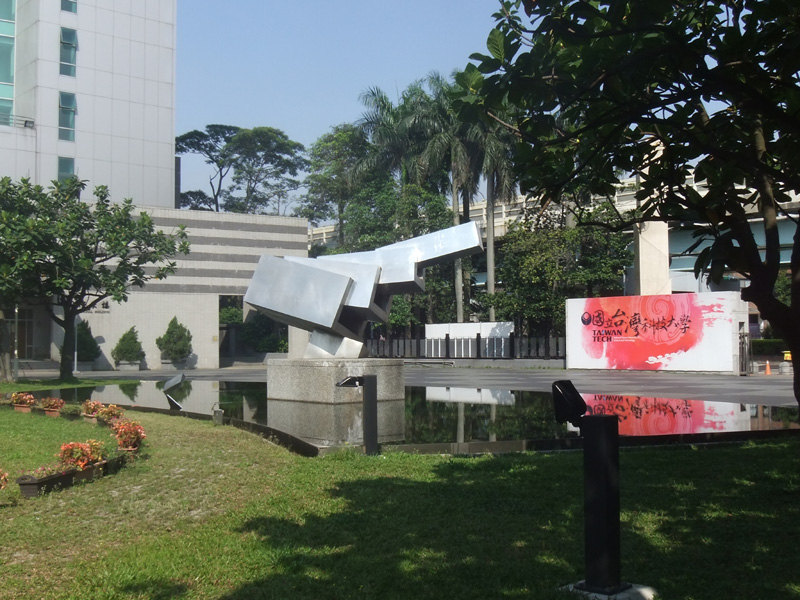
#> input picture practice2/data/ntust.jpg, 800 x 600 px
$ python main.py
#> lines starting #> are read from the running program, lines starting #| are printed output that depends on the picture
'''OpenCV基本應用'''
#載入相關套件模組
import cv2
import numpy as np

path = "data/ntust.jpg"	#圖片路徑
buttonDown= False #滑鼠左鍵是否按下(全域變數)

## 自定義滑鼠回應函式
def onMouse(event, x, y, flags, param):

	#如果滑鼠左鍵按下
	if event == cv2.EVENT_LBUTTONDOWN:
		global buttonDown
		#buttonDown設為 True
		buttonDown = True
	#如果滑鼠移動
	if event == cv2.EVENT_MOUSEMOVE:
		#如果按鈕按下
		if buttonDown:
			#在(x,y)位置繪製半徑6px的圓形點
			cv2.circle(im1, (x,y), 6, (0, 255, 255), -1)	#BGR
            #顯示影像
			cv2.imshow("draw", im1)
	#如果滑鼠左鍵彈起
	if event == cv2.EVENT_LBUTTONUP:
		#buttonDown設為 False
		buttonDown = False
	#如果按下滑鼠右鍵
	if event == cv2.EVENT_RBUTTONUP:
		#將視窗刪除
		cv2.destroyAllWindows()


#    event: EVENT_LBUTTONDOWN,   EVENT_RBUTTONDOWN,   EVENT_MBUTTONDOWN,
#         EVENT_LBUTTONUP,     EVENT_RBUTTONUP,     EVENT_MBUTTONUP,
#         EVENT_LBUTTONDBLCLK, EVENT_RBUTTONDBLCLK, EVENT_MBUTTONDBLCLK,
#         EVENT_MOUSEMOVE:

#    flags: EVENT_FLAG_CTRLKEY, EVENT_FLAG_SHIFTKEY, EVENT_FLAG_ALTKEY,
#         EVENT_FLAG_LBUTTON, EVENT_FLAG_RBUTTON,  EVENT_FLAG_MBUTTON

## 自定義滑桿回應函式
def onTrackbar(pos):
	#讀取sliders的資料
	slider1 = cv2.getTrackbarPos("weight", "fusion")
	slider2 = cv2.getTrackbarPos("size", "fusion")
	slider3 = cv2.getTrackbarPos("negative", "fusion")
    #注意slider2不得等於0
	if slider2 == 0: slider2 = 1
	#算出im2的寬高
	rows, columns = im2.shape[:2]
	#讓im1縮小成im2的寬高，縮小後稱為im3
	im3 = cv2.resize(im1, (columns, rows), interpolation=cv2.INTER_LINEAR)
	#建立跟im2一樣大的黑影像im4
	im4 = np.zeros((rows, columns, 3))
	#將im3按slider2(調整size)的比例縮小。縮小後的im3, 貼入im4的中央
	im3 = cv2.resize(im3, None, fx=slider2/100.0, fy=slider2/100.0, interpolation=cv2.INTER_LINEAR)
	im4[int(rows/2-im3.shape[0]/2):int(rows/2+im3.shape[0]/2), int(columns/2-im3.shape[1]/2):int(columns/2+im3.shape[1]/2), :] = im3

    #根據slider1的數值(調整wieght),用cv2.addWeighted對im2與im4加權混合
	mix = cv2.addWeighted(im2, (100-slider1)/100.0, im4.astype(im2.dtype), slider1/100.0, 0)
	#根據slider3的數值,對im2負片效果
	mix[:,:int(columns*slider3/100.0),:] = 255 - mix[:,:int(columns*slider3/100.0),:]
    #顯示影像
	cv2.imshow("fusion", mix)

## 主程式起始處
#建立400x400的黑影像im1
im1 = np.zeros((400, 400, 3), np.uint8)
#顯示黑影像
cv2.imshow("draw", im1)
#用cv2.setMouseCallback建立滑鼠回應函式
cv2.setMouseCallback("draw", onMouse)
#等待
cv2.waitKey(0)

# 讀取背景影像im2
im2 = cv2.imread("data/ntust.jpg")
#> im2 is the input picture: shape (600, 800, 3); mean B, G, R 91.9, 100.2, 95.1
# 顯示背景影像
cv2.imshow("fusion", im2)
# 用cv2.createTrackbar建立weight滑桿
cv2.createTrackbar("weight", "fusion", 50, 100, onTrackbar)
# 用cv2.createTrackbar建立size滑桿
cv2.createTrackbar("size", "fusion", 50, 100, onTrackbar)
# 用cv2.createTrackbar建立negative滑桿
cv2.createTrackbar("negative", "fusion", 0, 100, onTrackbar)
#> slider 'negative' is set to 33
# onTrackbar回應函式初始化
onTrackbar(0)
#> in onTrackbar, `im4[int(rows/2-im3.shape[0]/2):int(rows/2+im3.shape[0]/2), int(columns..`: im4: shape (600, 800, 3) float64; every value is 0
#> in onTrackbar, `mix = cv2.addWeighted(im2, (100-slider1)/100.0, im4.astype(im2.dtype),..`:
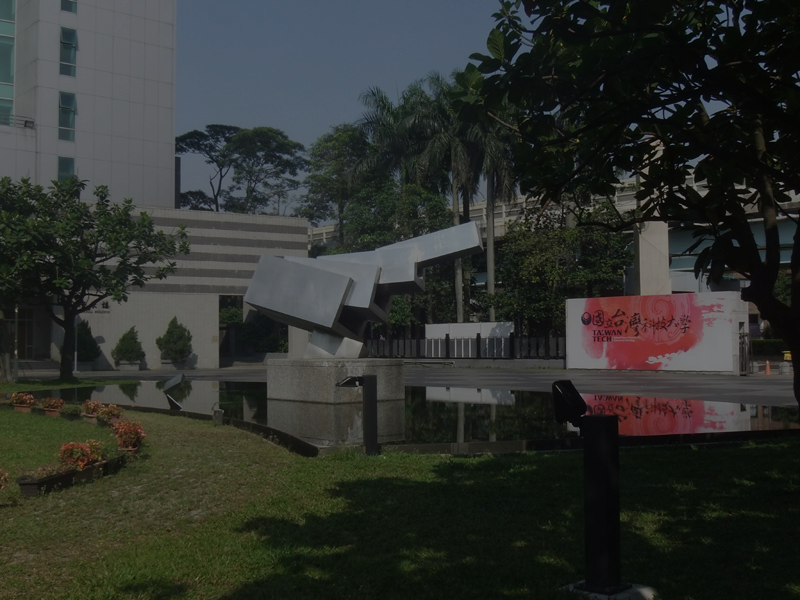
#> mix: shape (600, 800, 3); mean B, G, R 46, 50.1, 47.5
#> in onTrackbar, `mix[:,:int(columns*slider3/100.0),:] = 255 - mix[:,:int(columns*slider..`:
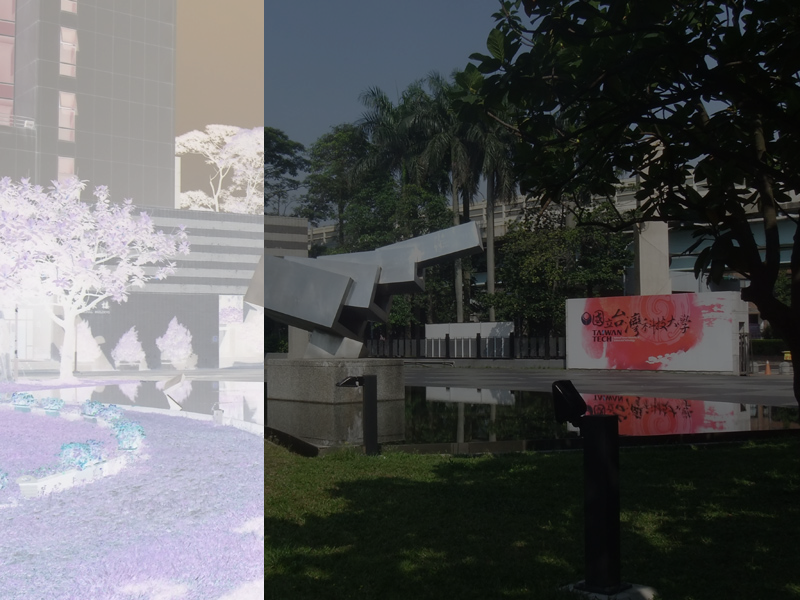
#> mix: shape (600, 800, 3); mean B, G, R 91, 90.1, 89.7
# 等待(按 Esc 離開，按'r'重置三條滑桿)
while (1):
	key = cv2.waitKey(1) & 0xFF #留下最後8位元，防止bug
#> (key Esc is pressed here)
	if key == 27:	# Esc鍵在ASCII表中為27
		break
	elif key == ord('r'):
		cv2.setTrackbarPos("weight", "fusion", 50)
		cv2.setTrackbarPos("size", "fusion", 50)
		cv2.setTrackbarPos("negative", "fusion", 0)
		onTrackbar(0)
